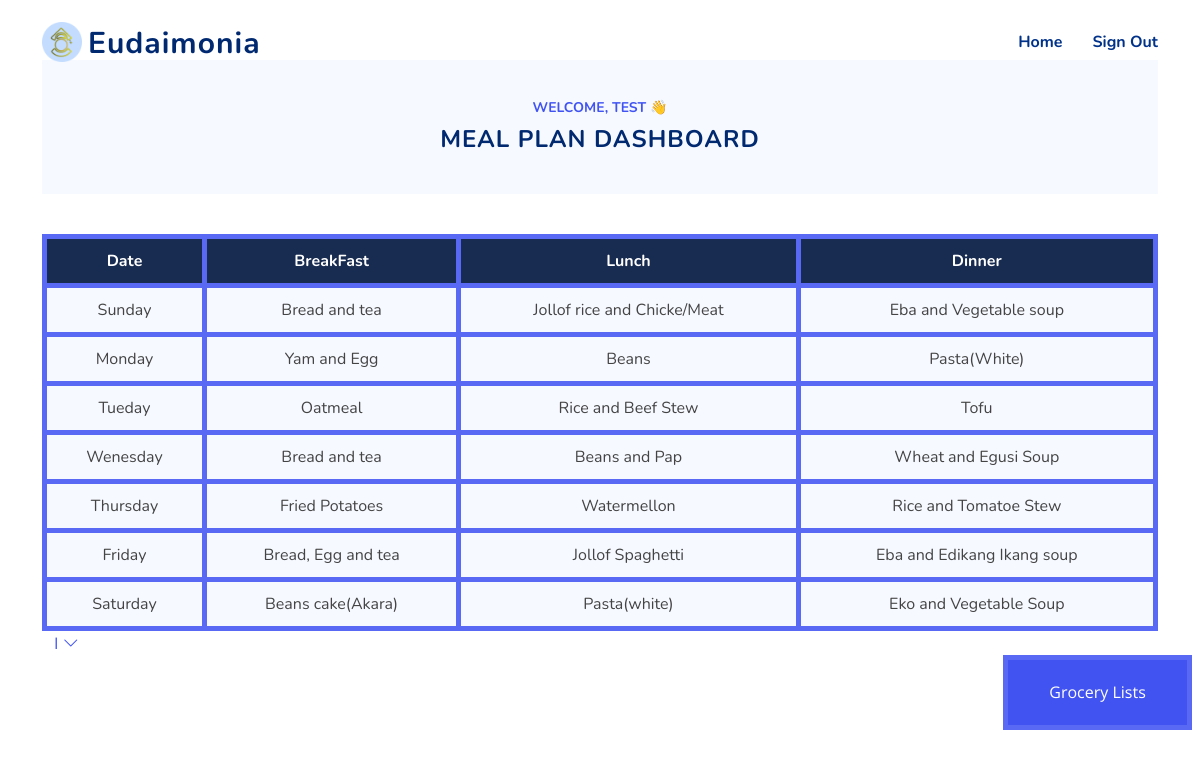
Page /meal (signed in) on the committed database.
### tables this page shows
CREATE TABLE users
             (id INTEGER PRIMARY KEY AUTOINCREMENT,
              email TEXT UNIQUE,
              first_name TEXT,
              last_name TEXT,
              username TEXT UNIQUE,
              gender TEXT,
              university_name TEXT,
              notification_enabled INTEGER,
              privacy_enabled INTEGER,
              password_hash TEXT);

CREATE TABLE test (Date TEXT, BreakFast TEXT, Lunch TEXT, Dinner TEXT);

### app.py (the view)
@app.route('/meal', methods=["GET", "POST"])
def meal():
    if g.user is None:
        return redirect(url_for('signin'))
    visited = "checked your Meal"
    user_id = session['user_id']
    record_usage_history(user_id, visited)
    if request.method == "POST":
        name = g.user['username']
        session['name'] = name
        vegetarian = request.form['Vegetarian']
        allergies = session.get('allergies')
        height = float(request.form['height'])
        weight = float(request.form['weight'])
        meal = request.form['meal']
        grocery = name + '1'
        m = height * height
        bmi = weight / m
        tables = {
            ('Yes', 'Yes'): {'two': 'Allegies_UW2', 'three': 'Allegies_UW3'},
            ('Yes', 'No'): {'two': 'Vegetarian_UW2', 'three': 'Vegetarian_UW3'},
            ('No', 'Yes'): {'two': 'Allegies_UW2', 'three': 'Allegies_UW3'},
            ('No', 'No'): {'two': 'Under_weight2', 'three': 'Under_weight3'}
        }
        if bmi > 18.5:
            tables.update({
                ('Yes', 'Yes'): {'two': 'Allegies_NW2', 'three': 'Allegies_NW3'},
                ('Yes', 'No'): {'two': 'Vegetarian_NW2', 'three': 'Vegetarian_NW3'},
                ('No', 'Yes'): {'two': 'Allegies_NW2', 'three': 'Allegies_NW3'},
                ('No', 'No'): {'two': 'Normal_weight2', 'three': 'Normal_weight3'}
            })
        if bmi > 26.0:
            tables.update({
                ('Yes', 'Yes'): {'two': 'Allegies_OW2', 'three': 'Allegies_OW3'},
                ('Yes', 'No'): {'two': 'Vegetarian_OW2', 'three': 'Vegetarian_OW3'},
                ('No', 'Yes'): {'two': 'Allegies_OW2', 'three': 'Allegies_OW3'},
                ('No', 'No'): {'two': 'Over_weight2', 'three': 'Over_weight3'}
            })
        table_name = tables[(vegetarian, allergies)][meal]
        replicate_table(table_name, name)
        replicate_table(f"{table_name}_Grocery", grocery)
        groceries = get_meal_from_db(grocery)
        meal = get_meal_from_db(name)
        if allergies == 'Yes':
            meal = allergy_meals(meal, allergies)
            meal_data = get_meal_from_db(name)
            meal = list(meal_data)
        return render_template("meal.html", meal=meal, groceries=groceries, first_name=name)
    elif request.method == "GET":
        try:
            name = g.user['username']
            grocery = name + '1'
            groceries = get_meal_from_db(grocery)
            meal = get_meal_from_db(name)
            return render_template("meal.html", meal=meal, groceries=groceries, first_name=name)
        except sqlite3.OperationalError:
            return render_template('allergies.html')

### app.py (called while the page is built)
def get_user(user_id):
    query = "SELECT id, email, first_name, last_name, username, gender, university_name, password_hash, notification_enabled, privacy_enabled FROM users WHERE id = ?"
    args = (user_id,)
    row = db_query(query, args)
    if not row:
        return None
    return {
        'id': row[0][0], 'email': row[0][1], 'first_name': row[0][2], 'last_name': row[0][3], 'username': row[0][4], 'gender': row[0][5], 'university_name': row[0][6], 'password': row[0][7], 'notification_enabled': bool(row[0][8]), 'privacy_enabled': bool(row[0][9])
    }

@app.before_request
def load_user():
    user_id = session.get('user_id')
    if user_id is not None:
        g.user = get_user(user_id)
    else:
        g.user = None

def get_db():
    db = getattr(g, '_database', None)
    if db is None:
        db = g._database = sqlite3.connect(DATABASE_FILE)
        db.row_factory = sqlite3.Row
    return db

@app.teardown_appcontext
def close_connection(exception):
    db = getattr(g, '_database', None)
    if db is not None:
        db.close()

def db_query(query, args=None):
    cur = get_db().execute(query, args or ())
    rv = cur.fetchall()
    cur.close()
    return rv

def get_meal_from_db(table_name):
    query = "SELECT * FROM {}".format(table_name)
    results = db_query(query)
    if results:
        return results
    else:
        return None

def record_usage_history(user_id, route):
    date = datetime.datetime.now()
    timestamp = date.strftime('%Y-%m-%d %H:%M')
    query = "INSERT INTO usage_history (user_id, route, timestamp) VALUES (?, ?, ?)"
    args = (user_id, route, timestamp)
    db_connection = get_db()
    cur = db_connection.cursor()
    cur.execute(query, args)
    db_connection.commit()

### templates/meal.html (shortened to what this page needs)
{% extends 'user_base.html' %}  {%block content %}
<section id="contact" class="contact d-flex align-items-center contact">
  <div class="container">
    <header class="col-lg-12 hero-img section-header">
      <div id="about" class="about">
        <div class="content">
          <h3>Welcome, {{ first_name }} 👋</h3>
          <h2>Meal Plan Dashboard</h2>
        </div>
      </div>
      <link
        href="{{ url_for('static', filename='assets/css/style.css') }}"
        rel="stylesheet"
      />
    </header>
    <div class="container">
      <div class="row justify-content-center">
        <table id="table">
          <tr>
            <th>Date</th>
            <th>BreakFast</th>
            <th>Lunch</th>
            <th>Dinner</th>
          </tr>
          {% for food in meal %}
          <tr>
            <td contenteditable>{{ food['Date'] }}</td>
            <td contenteditable>{{ food['BreakFast'] }}</td>
            <td contenteditable>{{ food['Lunch'] }}</td>
            <td contenteditable>{{ food['Dinner'] }}</td>
          </tr>
          {% endfor %}
        </table>
        <div class="dropdown">
          <a href="#" onclick="toggleInstructions()"><span>I</span> <i class="bi bi-chevron-down"></i></a>
        </div>
    <div>
      <button onclick="show()" id="grocery" class="grocery">
        Grocery Lists
      </button>
      <br /><br /><br />
    </div>
    </div>
  </div>
</section>
{% endblock %}

### static/assets/css/style.css (style rules this page uses)
:root { scroll-behavior: smooth; }
body { font-family: "Open Sans", sans-serif; color: #444444; }
a { color: #4154f1; text-decoration: none; }
h1, h2, h3, h4, h5, h6, label, table { font-family: "Nunito", sans-serif; }
table { text-align: center; border-collapse: collapse; width: 100%; background: #f6f9ff; }
td { padding: 10px; border: 5px solid #5969f3; color: #444444; }
th { background-color: rgba(1, 22, 61, 0.9); padding: 10px; border: 5px solid #5969f3; color: #fff; }
.grocery { position: absolute; right: 0.5em; width: 5cm; height: 2cm; background-color: #4154f1; border: 5px solid #5969f3; color: #fff; }
section { padding: 60px 0; overflow: hidden; }
.section-header { text-align: center; padding-bottom: 40px; }
.section-header h2 { font-size: 13px; letter-spacing: 1px; font-weight: 700; margin: 0; color: #4154f1; text-transform: uppercase; }
.about .content { background-color: #f6f9ff; padding: 40px; }
.about h3 { font-size: 14px; font-weight: 700; color: #4154f1; text-transform: uppercase; }
.about h2 { font-size: 24px; font-weight: 700; color: #012970; }

### rows in the picture
users: username "TEST"
test: Date "Sunday", BreakFast "Bread and tea", Lunch "Jollof rice and Chicke/Meat", Dinner "Eba and Vegetable soup"
test: Date "Monday", BreakFast "Yam and Egg", Lunch "Beans", Dinner "Pasta(White)"
test: Date "Tueday", BreakFast "Oatmeal", Lunch "Rice and Beef Stew", Dinner "Tofu"
test: Date "Wenesday", BreakFast "Bread and tea", Lunch "Beans and Pap", Dinner "Wheat and Egusi Soup"
test: Date "Thursday", BreakFast "Fried Potatoes", Lunch "Watermellon", Dinner "Rice and Tomatoe Stew"
test: Date "Friday", BreakFast "Bread, Egg and tea", Lunch "Jollof Spaghetti", Dinner "Eba and Edikang Ikang soup"
test: Date "Saturday", BreakFast "Beans cake(Akara)", Lunch "Pasta(white)", Dinner "Eko and Vegetable Soup"
